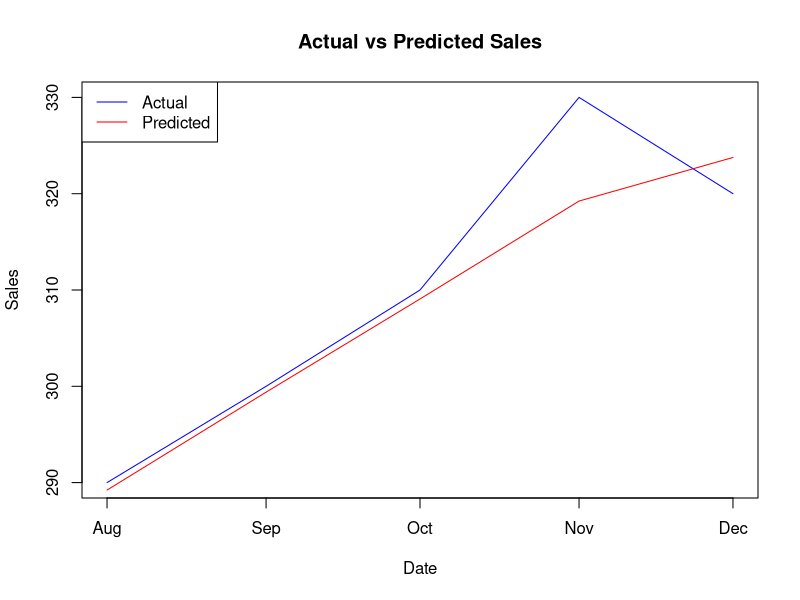

The R source for this figure:
# Load required packages
library(dplyr)
library(lubridate)

# Sample sales data (replace with your actual data)
sales_data <- data.frame(
  Date = seq(as.Date("2023-01-01"), by = "month", length.out = 24),
  Sales = c(100, 120, 110, 130, 140, 150, 160, 180, 170, 190, 200, 210,
            220, 240, 230, 250, 260, 270, 280, 290, 300, 310, 330, 320)
)

# Feature engineering (optional)
# Add lagged sales as a feature
sales_data$Prev_Sales <- lag(sales_data$Sales)

# Split data into training and testing sets
train_size <- floor(0.8 * nrow(sales_data))
train_data <- sales_data[1:train_size, ]
test_data <- sales_data[(train_size + 1):nrow(sales_data), ]

# Train linear regression model
model <- lm(Sales ~ ., data = train_data)

# Make predictions on test data
predictions <- predict(model, newdata = test_data)

# Evaluate model performance
mae <- mean(abs(predictions - test_data$Sales))
rmse <- sqrt(mean((predictions - test_data$Sales)^2))

# Visualize predictions
plot(test_data$Date, test_data$Sales, type = "l", col = "blue", xlab = "Date", ylab = "Sales", main = "Actual vs Predicted Sales")
lines(test_data$Date, predictions, type = "l", col = "red")
legend("topleft", legend = c("Actual", "Predicted"), col = c("blue", "red"), lty = 1)

# Print evaluation metrics
cat("Mean Absolute Error (MAE):", mae, "\n")
cat("Root Mean Squared Error (RMSE):", rmse, "\n")
